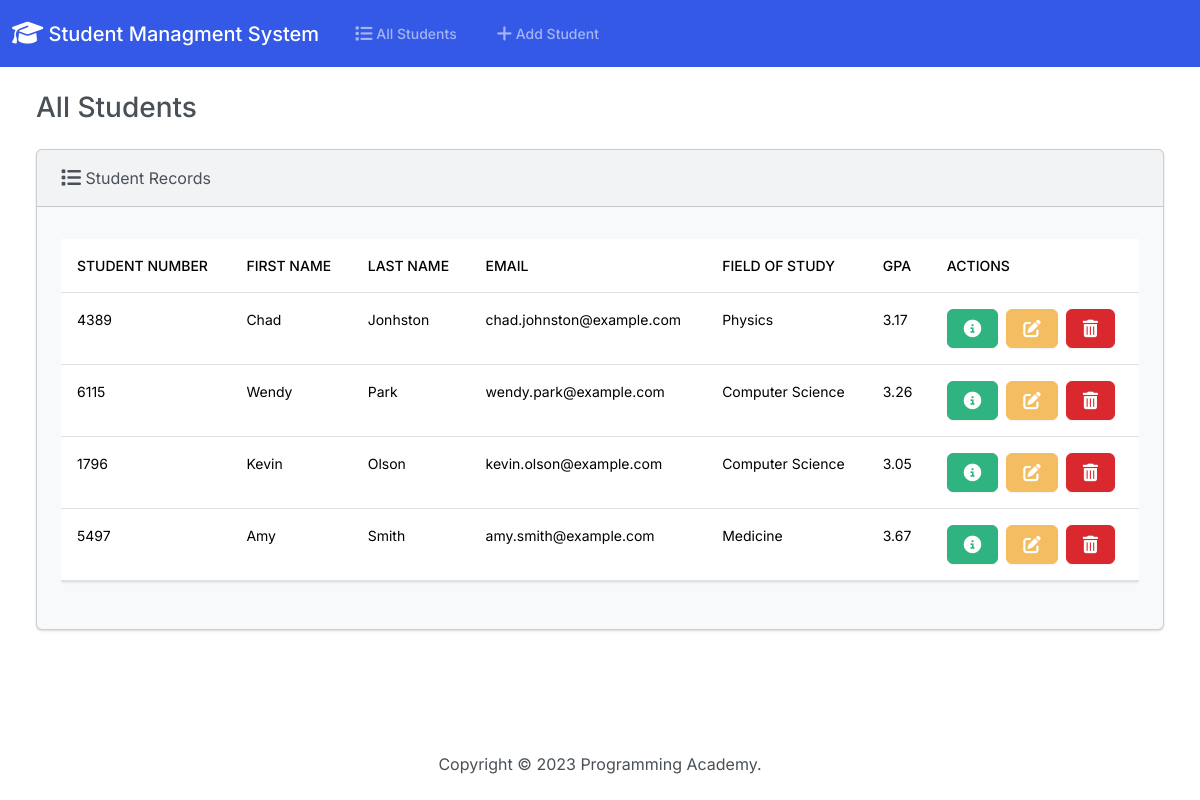
Before: / with the older database file.
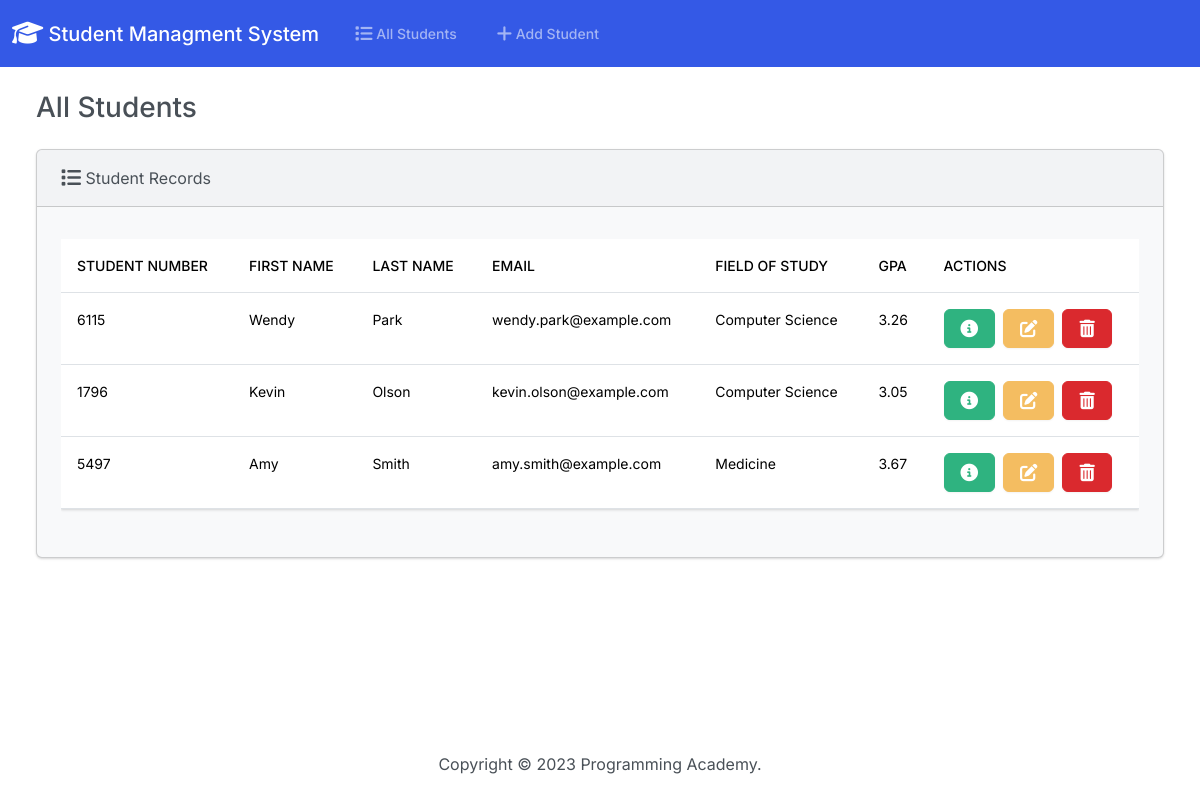
After: the same page with the newer database file.
### students/models.py (models this page shows, shortened)
class Student(models.Model):
    student_number = models.PositiveIntegerField()
    first_name = models.CharField(max_length=50)
    last_name = models.CharField(max_length=50)
    email = models.EmailField(max_length=100)
    field_of_study = models.CharField(max_length=50)
    gpa = models.FloatField()

### students/views.py (the view)
# urls.py: path('', views.index, name='index'),
def index(request):
    return render(request, 'students/index.html', {
        'students': Student.objects.all()
    })

### students/templates/students/index.html (shortened to what this page needs)
{% extends "students/base.html" %}
{% block body %}
  <h3 class="m-4">All Students</h3>
  <div class="row">
    <div class="col-12">
      {% if students %}
        <div class="card bg-light ms-4 me-4 mb-4">
          <div class="card-header">
            <i class="fa-solid fa-list fa-lg"></i> Student Records
          </div>
          <div class="card-body">
            <p class="card-text">
              <div class="table-responsive">
                <table class="table table-hover">
                  <thead>
                    <tr>
                      <th scope="col">Student Number</th>
                      <th scope="col">First Name</th>
                      <th scope="col">Last Name</th>
                      <th scope="col">Email</th>
                      <th scope="col">Field of Study</th>
                      <th scope="col">GPA</th>
                      <th scope="col">Actions</th>
                    </tr>
                  </thead>
                  <tbody>
                    {% for student in students %}
                      <tr>
                        <td>{{ student.student_number }}</td>
                        <td>{{ student.first_name }}</td>
                        <td>{{ student.last_name }}</td>
                        <td>{{ student.email }}</td>
                        <td>{{ student.field_of_study }}</td>
                        <td>{{ student.gpa }}</td>
                        <td>
                          <button class="btn btn-success me-1" type="button" href="{% url 'view_student' student.id %}" data-bs-toggle="modal" data-bs-target="#myModal{{student.id}}">
                          </button>
                          <a href="{% url 'edit' student.id %}" class="btn btn-warning me-1">
                          </a>
                          <button class="btn btn-danger" type="button" data-bs-toggle="modal" data-bs-target="#delete{{student.id}}">
                          </button>
                        </td>
                      </tr>
                    {% endfor %}
                  </tbody>
                </table>
              </div>
            </p>
          </div>
        </div>
      {% else %}
        <h5 class="alert alert-primary ms-4 me-4">No Student Records</h5>
      {% endif %}
    </div>
  </div>
{% endblock body %}

### students/templates/students/base.html (shortened to what this page needs)
{% load static %}
<!DOCTYPE html>
<html lang="en">
<head>
  <link rel="stylesheet" href="https://cdnjs.cloudflare.com/ajax/libs/font-awesome/6.4.2/css/all.min.css" />
  <link rel="stylesheet" href="{% static 'css/bootstrap.min.css' %}">
  <link rel="stylesheet" href="{% static 'css/bootstrap.css' %}">
</head>
<body class="d-flex flex-column min-vh-100">
  <nav class="navbar navbar-expand-lg bg-primary" data-bs-theme="dark">
    <div class="container-fluid">
      <a class="navbar-brand" href="{% url 'index' %}">
        <i class="fa-solid fa-graduation-cap fa-lg"></i> Student Managment System
      </a>
      <div class="collapse navbar-collapse" id="navbarColor01">
        <ul class="navbar-nav me-auto">
          <li class="nav-item">
            <a class="nav-link" href="{% url 'index' %}">
               All Students
            </a>
          </li>
          <li class="nav-item">
            <a class="nav-link" href="{% url 'add' %}">
               Add Student
            </a>
          </li>
        </ul>
      </div>
    </div>
  </nav>
  <div class="container-fluid">
    {% block body %}
    {% endblock body %}
  </div>
  <footer class="mt-auto mb-4">
    <div class="text-center">
      <span>
        Copyright &copy; <script>document.write(new Date().getFullYear())</script> Programming Academy.
      </span>
    </div>
  </footer>
</body>
</html>

Changed rows visible on the page:
removed Student: student_number "4389", first_name "Chad", last_name "Jonhston", email "chad.johnston@example.com", field_of_study "Physics", gpa "3.17"
